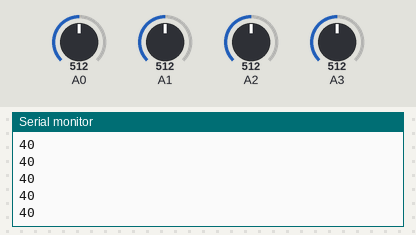
The sketch below on a simulated Arduino Uno, built with avr-gcc and run on an emulated ATmega328P. On the bench: the last lines printed to the serial monitor. Inputs (shaded band) come from the test bench; at power-on: A1 = 512, A0 = 512, A2 = 512, A3 = 512. No radio packets arrive unless stated.

Above: at 1.2 s.
1.3 s: A1 set to 716
At 1.8 s:
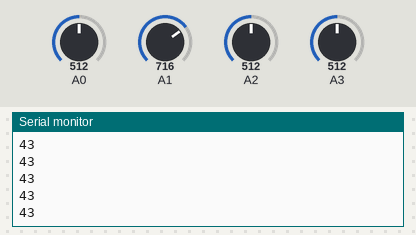
2.8 s: A1 set to 992
At 3.5 s:
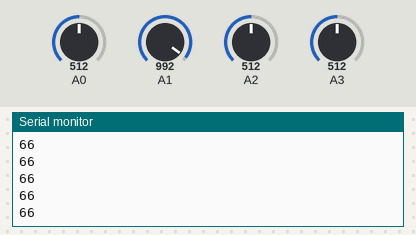
Timing chart, 0 to 5.8 s (numbered marks = the images above; inputs shaded):
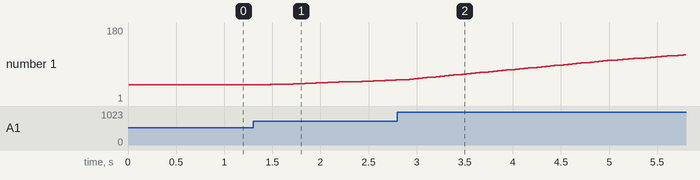

The sketch:

Transmissor.ino
```cpp
#include <SPI.h>
#include "nRF24L01.h"
#include "RF24.h"


int joystick[5];
RF24 radio(9,10);

int value1;
int value2;
int value3;
int value4;


long int servo1 = 0;
long int servo2 = 0;
long int servo3 = 0;
long int servo4 = 0;

const uint64_t pipe = 0xE8E8F0F0E1LL;

void setup()
{

  Serial.begin(9600);
  radio.begin();
  radio.openWritingPipe(pipe);
 }


void loop()
{

  value1 = map(analogRead(A0), 0, 1023, 1, 29);
  value2 = map(analogRead(A1), 0, 1023, 1, 29);
  value3 = map(analogRead(A2), 0, 1023, 1, 29);
  value4 = map(analogRead(A3), 0, 1023, 1, 29);

  if(value1  <= 17 && value1 >= 13)
      value1 = 15;
  if(value2  <= 17 && value2 >= 13)
      value2 = 15;
  if(value3  <= 17 && value3 >= 13)
      value3 = 15;
  if(value4  <= 17 && value4 >= 13)
      value4 = 15;

  servo2 = servo2 + (value2 - 15);


  if( servo1  < 1)
      servo1 = 1;
  if(servo1  > 20000)
      servo1 = 20000;
  if(servo2  < 1)
      servo2 = 1;
  if(servo2  > 20000)
      servo2 = 20000;
  if(servo3  < 1)
      servo3 = 1;
  if(servo3  > 20000)
      servo3 = 20000;
  if(servo4  < 1)
      servo4 = 1;
  if(servo4  > 20000)
      servo4 = 20000;

  joystick[1] = value1;
  joystick[0] = map(servo2, 1, 20000, 40, 180);
  joystick[2] = value3;
  joystick[3] = value4;


  Serial.println(joystick[0]);
  radio.write( &joystick, sizeof(joystick) );
  }
```

Measured:
- after the input at 1.3 s, the serial monitor: prints a new line after 0.18 s (image 1)
- plotted number 1: 40 → 52 after the input at 1.3 s, 52 → 1 after the input at 2.8 s
